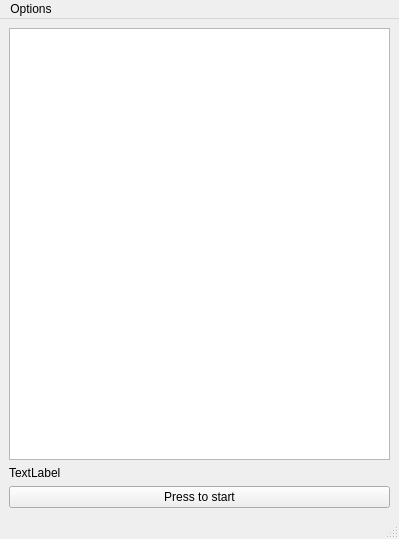
<?xml version="1.0" encoding="UTF-8"?>
<ui version="4.0">
 <class>MainWindow</class>
 <widget class="QMainWindow" name="MainWindow">
  <property name="geometry">
   <rect>
    <x>0</x>
    <y>0</y>
    <width>399</width>
    <height>539</height>
   </rect>
  </property>
  <property name="windowTitle">
   <string>MainWindow</string>
  </property>
  <widget class="QWidget" name="centralwidget">
   <layout class="QVBoxLayout" name="verticalLayout">
    <item>
     <widget class="QListWidget" name="listWidget"/>
    </item>
    <item>
     <widget class="QLabel" name="label">
      <property name="text">
       <string>TextLabel</string>
      </property>
     </widget>
    </item>
    <item>
     <widget class="QPushButton" name="pushButton">
      <property name="text">
       <string>Press to start</string>
      </property>
     </widget>
    </item>
   </layout>
  </widget>
  <widget class="QMenuBar" name="menubar">
   <property name="geometry">
    <rect>
     <x>0</x>
     <y>0</y>
     <width>399</width>
     <height>21</height>
    </rect>
   </property>
   <widget class="QMenu" name="menuOptions">
    <property name="title">
     <string>Options</string>
    </property>
    <addaction name="actionAuto_start"/>
    <addaction name="actionSet_Show_Shortcut"/>
    <addaction name="actionQuit"/>
   </widget>
   <addaction name="menuOptions"/>
  </widget>
  <widget class="QStatusBar" name="statusbar"/>
  <action name="actionQuit">
   <property name="text">
    <string>Quit</string>
   </property>
  </action>
  <action name="actionSet_Show_Shortcut">
   <property name="text">
    <string>Set Show Shortcut</string>
   </property>
  </action>
  <action name="actionAuto_start">
   <property name="checkable">
    <bool>true</bool>
   </property>
   <property name="text">
    <string>Auto-start</string>
   </property>
  </action>
 </widget>
 <resources/>
 <connections/>
</ui>
